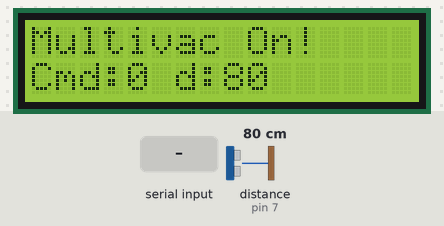
This sketch was run on a simulated Arduino Uno, built with avr-gcc and run on an emulated ATmega328P. Shown: 16×2 character LCD. Wiring (inferred from the names in the program): ultrasonic range finder: trigger pin 6; echo pin 7. The test bench sets the inputs (shaded band); at power-on: distance to the obstacle (sensor on pin 7) 80 cm. The echo pulse lasts 58.3 µs per cm.

Above: at 1.2 s.
1.3 s: distance to the obstacle (sensor on pin 7) set to 2 cm
At 2.5 s:
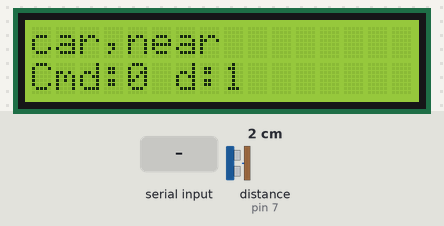
2.9 s: distance to the obstacle (sensor on pin 7) set to 35 cm
At 4.7 s:
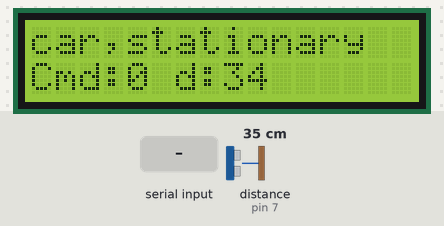
5.3 s: "P\n" received over the second serial link
At 6.1 s:
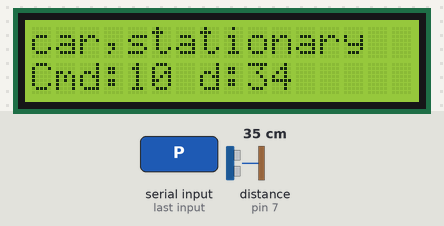
7.0 s: "p\n" received over the second serial link
At 7.16 s:
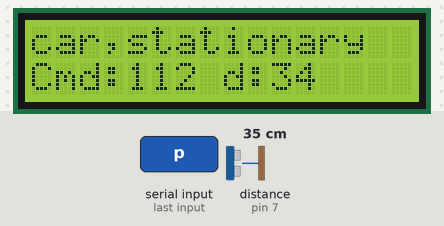
8.7 s: distance to the obstacle (sensor on pin 7) set to 4 cm
At 9.9 s:
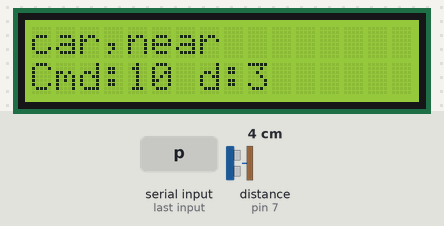
Timing chart, 0 to 11.4 s (numbered marks = the images above; inputs shaded):
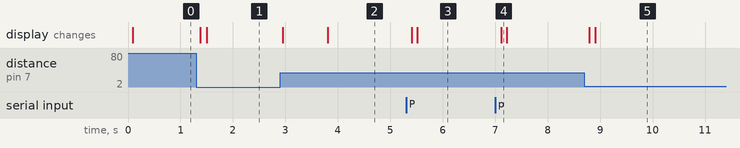

Measured:
- after the input at 1.3 s, the display: first changes after 0.08 s (image 1 shows a later state)
- after the input at 2.9 s, the display: first changes after 0.05 s (image 2 shows a later state)
- after the input at 5.3 s, the display: first changes after 0.11 s (image 3 shows a later state)
- after the input at 7.0 s, the display: changes after 0.11 s (image 4)
- after the input at 8.7 s, the display: first changes after 0.10 s (image 5 shows a later state)

The sketch:

multivac_bt_sketch.ino
```cpp
/*
 * created by Rui Santos, http://randomnerdtutorials.wordpress.com
 * Control DC motor with Smartphone via bluetooth
 * 2013
 */
// include the library code:
#include <LiquidCrystal.h>
#include <SoftwareSerial.h>

#define DEVICE_PROFILE "car"

#define ECHOPIN 7        // Pin to receive echo pulse
#define TRIGPIN 6        // Pin to send trigger pulse

#define EVENT_MOVE_TOWARDS "near"
#define EVENT_MOVE_AWAY "away"
#define EVENT_MOVING "moving"
#define EVENT_STATIONARY "stationary"

#define STATE_MOTION_NONE "none"
#define STATE_MOTION_AWAY "moving_away"
#define STATE_AWAY "away"
#define STATE_MOTION_TOWARDS "moving_towards"
#define STATE_NEAR "near"

#define STATIONARY_THRESHOLD 20

// initialize the library with the numbers of the interface pins
LiquidCrystal lcd(12, 11, 10, 5, 4, 3, 2);
SoftwareSerial mySerial(8, 9); // RX, TX

// states
int command = 0;

//float distanceStateStart = 0.0;
float distance = 0.0;

String motionState = STATE_MOTION_AWAY;
int stationaryCount = 0;

float referenceDistance = 0;
void setup() {
  lcd.begin(16, 2);
  lcd.print("Multivac On!");
  mySerial.begin(9600);

  pinMode(ECHOPIN, INPUT);
  pinMode(TRIGPIN, OUTPUT);

  lcd.clear();
  lcd.print("Multivac On!");

}

int getDistance() {
  // Start Ranging -Generating a trigger of 10us burst
  digitalWrite(TRIGPIN, LOW);
  delayMicroseconds(2);
  digitalWrite(TRIGPIN, HIGH);
  delayMicroseconds(10);
  digitalWrite(TRIGPIN, LOW);
  // Distance Calculation

  float distanceL = pulseIn(ECHOPIN, HIGH);
  distanceL = distanceL / 58;

  return distanceL;
}

int getAvgDistance() {
  float val1 = getDistance();
  float val2 = getDistance();
  float val3 = getDistance();

  return (val1 + val2 + val3) / 3;
}


void loop() {
  if (referenceDistance == 0) {
    distance = referenceDistance = getAvgDistance();
  }

  float currDistance = getDistance();

  float deltaMoved = (distance - currDistance);
  float absDistance = abs(deltaMoved);

  String newState = motionState;
  if (absDistance > 20.0 && currDistance < referenceDistance) {
    // so the person moved
    distance = currDistance;
    if (deltaMoved < 0) {
      if (newState != STATE_AWAY) {
        newState = STATE_MOTION_AWAY;
      }
    } else {
      if (newState != STATE_NEAR) {
        newState = STATE_MOTION_TOWARDS;
      }
    }

  } else if (absDistance < 5.0 && (motionState != STATE_AWAY && motionState != STATE_NEAR)) {
    if (++stationaryCount > STATIONARY_THRESHOLD) {
      newState = STATE_MOTION_NONE;
      stationaryCount = 0;
    }
  }

  ////////////////////
  //Send a response if we have received an explicit command to send message or change
  bool shouldSendEvent = false;
  String eventToSend = "";

  // check if there was an explicit command to send
  if (mySerial.available() > 0) {
    command = mySerial.read();
    if (command != 0) {
      shouldSendEvent = (command == 1 || command == 'P' || command == 'p');
    }
  }

  if (newState == motionState) {
    // check if moved too far or too close,
    if (motionState == STATE_MOTION_TOWARDS && currDistance <= 80) {
      motionState = STATE_NEAR;
      shouldSendEvent = true;
    } else if (motionState == STATE_MOTION_AWAY && currDistance > 80)   {
      motionState = STATE_AWAY;
      shouldSendEvent = true;
    }
  } else {
    // new direction or stop
    motionState = newState;
    shouldSendEvent = true;
  }


  if (shouldSendEvent) {
    if (motionState == STATE_AWAY) {
      eventToSend = EVENT_MOVE_AWAY;
    } else if (motionState == STATE_NEAR) {
      eventToSend = EVENT_MOVE_TOWARDS;
    } else if (motionState == STATE_MOTION_NONE) {
      eventToSend = EVENT_STATIONARY;
    }

    if (eventToSend.length() > 0) {

      String response = DEVICE_PROFILE;
      response += ",";
      response += eventToSend;
      response += "\n";
      mySerial.print(response);

      lcd.clear();
      lcd.print(response);
    }
  }

  String line = "Cmd:";
  line += command;
  line += " d:";
  line += int(distance);

  lcd.setCursor(0, 1 );
  int written = lcd.print(line);
  while (written <= 16) {
    written += lcd.print(" ");
  }

  delay(100);
}
```
